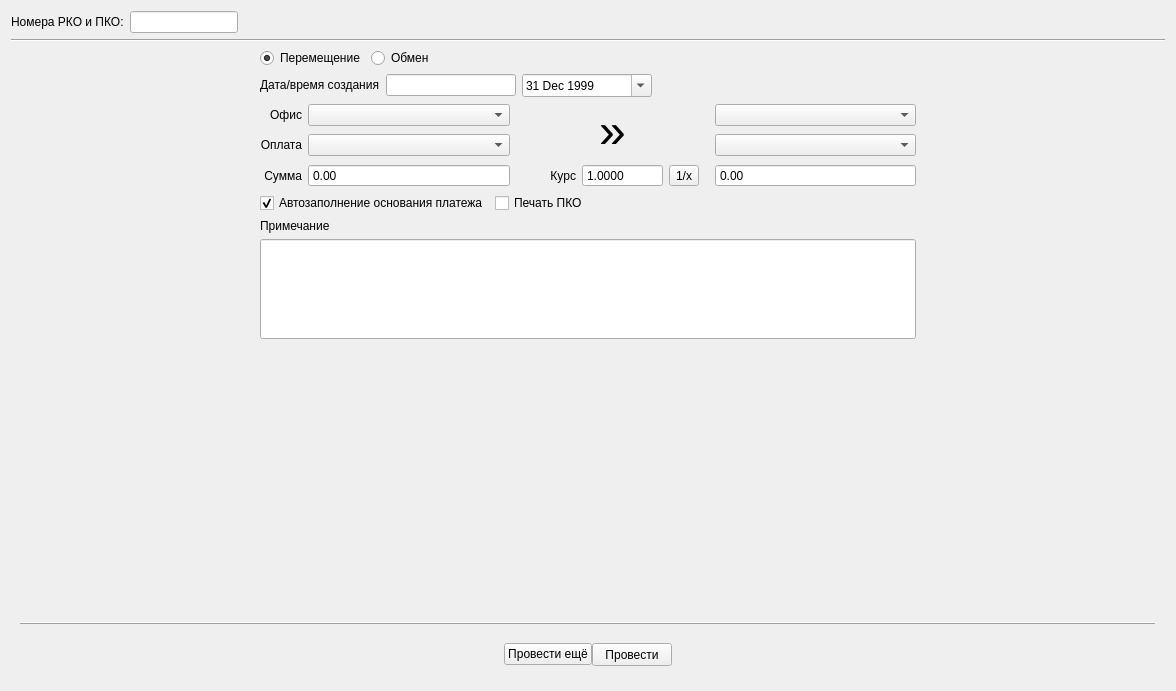
<?xml version="1.0" encoding="UTF-8"?>
<ui version="4.0">
 <class>tabCashMoveExch</class>
 <widget class="QWidget" name="tabCashMoveExch">
  <property name="geometry">
   <rect>
    <x>0</x>
    <y>0</y>
    <width>1176</width>
    <height>691</height>
   </rect>
  </property>
  <property name="windowTitle">
   <string>Form</string>
  </property>
  <property name="styleSheet">
   <string notr="true"/>
  </property>
  <layout class="QGridLayout" name="gridLayout_4">
   <item row="0" column="0">
    <layout class="QGridLayout" name="gridLayout_2">
     <item row="0" column="0" colspan="3">
      <layout class="QHBoxLayout" name="horizontalLayout_4">
       <item>
        <widget class="QLabel" name="labelOrderNum">
         <property name="sizePolicy">
          <sizepolicy hsizetype="Preferred" vsizetype="Fixed">
           <horstretch>0</horstretch>
           <verstretch>0</verstretch>
          </sizepolicy>
         </property>
         <property name="styleSheet">
          <string notr="true"/>
         </property>
         <property name="text">
          <string>Номера РКО и ПКО:</string>
         </property>
         <property name="margin">
          <number>3</number>
         </property>
         <property name="indent">
          <number>0</number>
         </property>
        </widget>
       </item>
       <item>
        <widget class="QLineEdit" name="lineEditOrderNum">
         <property name="sizePolicy">
          <sizepolicy hsizetype="Minimum" vsizetype="Fixed">
           <horstretch>0</horstretch>
           <verstretch>0</verstretch>
          </sizepolicy>
         </property>
         <property name="styleSheet">
          <string notr="true"/>
         </property>
         <property name="readOnly">
          <bool>true</bool>
         </property>
        </widget>
       </item>
       <item>
        <spacer name="horizontalSpacer_6">
         <property name="orientation">
          <enum>Qt::Horizontal</enum>
         </property>
         <property name="sizeHint" stdset="0">
          <size>
           <width>40</width>
           <height>20</height>
          </size>
         </property>
        </spacer>
       </item>
      </layout>
     </item>
     <item row="1" column="0" colspan="3">
      <widget class="Line" name="line_2">
       <property name="orientation">
        <enum>Qt::Horizontal</enum>
       </property>
      </widget>
     </item>
     <item row="2" column="1">
      <layout class="QHBoxLayout" name="horizontalLayout_3">
       <item>
        <widget class="QRadioButton" name="radioButtonMove">
         <property name="text">
          <string>Перемещение</string>
         </property>
         <property name="checked">
          <bool>true</bool>
         </property>
        </widget>
       </item>
       <item>
        <widget class="QRadioButton" name="radioButtonExchange">
         <property name="text">
          <string>Обмен</string>
         </property>
        </widget>
       </item>
       <item>
        <spacer name="horizontalSpacer_5">
         <property name="orientation">
          <enum>Qt::Horizontal</enum>
         </property>
         <property name="sizeType">
          <enum>QSizePolicy::MinimumExpanding</enum>
         </property>
         <property name="sizeHint" stdset="0">
          <size>
           <width>40</width>
           <height>20</height>
          </size>
         </property>
        </spacer>
       </item>
      </layout>
     </item>
     <item row="3" column="1">
      <layout class="QHBoxLayout" name="horizontalLayout">
       <item>
        <widget class="QLabel" name="labelDate">
         <property name="sizePolicy">
          <sizepolicy hsizetype="Preferred" vsizetype="Fixed">
           <horstretch>0</horstretch>
           <verstretch>0</verstretch>
          </sizepolicy>
         </property>
         <property name="text">
          <string>Дата/время создания</string>
         </property>
         <property name="margin">
          <number>0</number>
         </property>
         <property name="indent">
          <number>0</number>
         </property>
        </widget>
       </item>
       <item>
        <widget class="QLineEdit" name="lineEditDate">
         <property name="sizePolicy">
          <sizepolicy hsizetype="Fixed" vsizetype="Fixed">
           <horstretch>0</horstretch>
           <verstretch>0</verstretch>
          </sizepolicy>
         </property>
         <property name="minimumSize">
          <size>
           <width>130</width>
           <height>0</height>
          </size>
         </property>
         <property name="maximumSize">
          <size>
           <width>130</width>
           <height>16777215</height>
          </size>
         </property>
         <property name="readOnly">
          <bool>true</bool>
         </property>
        </widget>
       </item>
       <item>
        <widget class="QDateEdit" name="dateEdit">
         <property name="sizePolicy">
          <sizepolicy hsizetype="Fixed" vsizetype="Fixed">
           <horstretch>0</horstretch>
           <verstretch>0</verstretch>
          </sizepolicy>
         </property>
         <property name="minimumSize">
          <size>
           <width>130</width>
           <height>0</height>
          </size>
         </property>
         <property name="maximumSize">
          <size>
           <width>130</width>
           <height>16777215</height>
          </size>
         </property>
         <property name="frame">
          <bool>true</bool>
         </property>
         <property name="showGroupSeparator" stdset="0">
          <bool>false</bool>
         </property>
         <property name="dateTime">
          <datetime>
           <hour>21</hour>
           <minute>0</minute>
           <second>0</second>
           <year>1999</year>
           <month>12</month>
           <day>31</day>
          </datetime>
         </property>
         <property name="maximumDateTime">
          <datetime>
           <hour>20</hour>
           <minute>59</minute>
           <second>59</second>
           <year>2029</year>
           <month>12</month>
           <day>31</day>
          </datetime>
         </property>
         <property name="minimumDateTime">
          <datetime>
           <hour>21</hour>
           <minute>0</minute>
           <second>0</second>
           <year>1999</year>
           <month>12</month>
           <day>31</day>
          </datetime>
         </property>
         <property name="calendarPopup">
          <bool>true</bool>
         </property>
        </widget>
       </item>
       <item>
        <spacer name="horizontalSpacer_7">
         <property name="orientation">
          <enum>Qt::Horizontal</enum>
         </property>
         <property name="sizeHint" stdset="0">
          <size>
           <width>40</width>
           <height>20</height>
          </size>
         </property>
        </spacer>
       </item>
      </layout>
     </item>
     <item row="4" column="0">
      <spacer name="horizontalSpacer_4">
       <property name="orientation">
        <enum>Qt::Horizontal</enum>
       </property>
       <property name="sizeHint" stdset="0">
        <size>
         <width>238</width>
         <height>20</height>
        </size>
       </property>
      </spacer>
     </item>
     <item row="4" column="1">
      <layout class="QGridLayout" name="gridLayout" columnstretch="0,1,0,1">
       <item row="0" column="0">
        <widget class="QLabel" name="labelOffice">
         <property name="text">
          <string>Офис</string>
         </property>
         <property name="alignment">
          <set>Qt::AlignRight|Qt::AlignTrailing|Qt::AlignVCenter</set>
         </property>
        </widget>
       </item>
       <item row="0" column="1">
        <widget class="QComboBox" name="comboBoxSrcOffice">
         <property name="insertPolicy">
          <enum>QComboBox::NoInsert</enum>
         </property>
        </widget>
       </item>
       <item row="0" column="2" rowspan="2">
        <widget class="QLabel" name="label">
         <property name="sizePolicy">
          <sizepolicy hsizetype="Minimum" vsizetype="Expanding">
           <horstretch>0</horstretch>
           <verstretch>0</verstretch>
          </sizepolicy>
         </property>
         <property name="font">
          <font>
           <pointsize>36</pointsize>
           <kerning>true</kerning>
          </font>
         </property>
         <property name="text">
          <string>»</string>
         </property>
         <property name="textFormat">
          <enum>Qt::PlainText</enum>
         </property>
         <property name="scaledContents">
          <bool>false</bool>
         </property>
         <property name="alignment">
          <set>Qt::AlignCenter</set>
         </property>
         <property name="margin">
          <number>-8</number>
         </property>
         <property name="indent">
          <number>0</number>
         </property>
         <property name="textInteractionFlags">
          <set>Qt::NoTextInteraction</set>
         </property>
        </widget>
       </item>
       <item row="0" column="3">
        <widget class="QComboBox" name="comboBoxDstOffice">
         <property name="insertPolicy">
          <enum>QComboBox::NoInsert</enum>
         </property>
        </widget>
       </item>
       <item row="1" column="0">
        <widget class="QLabel" name="labelPaymentAccount">
         <property name="sizePolicy">
          <sizepolicy hsizetype="Preferred" vsizetype="Fixed">
           <horstretch>0</horstretch>
           <verstretch>0</verstretch>
          </sizepolicy>
         </property>
         <property name="text">
          <string>Оплата</string>
         </property>
         <property name="alignment">
          <set>Qt::AlignRight|Qt::AlignTrailing|Qt::AlignVCenter</set>
         </property>
         <property name="margin">
          <number>0</number>
         </property>
         <property name="indent">
          <number>0</number>
         </property>
        </widget>
       </item>
       <item row="1" column="1">
        <widget class="QComboBox" name="comboBoxSrcPaymentAccount">
         <property name="insertPolicy">
          <enum>QComboBox::NoInsert</enum>
         </property>
        </widget>
       </item>
       <item row="1" column="3">
        <widget class="QComboBox" name="comboBoxDstPaymentAccount">
         <property name="insertPolicy">
          <enum>QComboBox::NoInsert</enum>
         </property>
        </widget>
       </item>
       <item row="2" column="0">
        <widget class="QLabel" name="labelSumm">
         <property name="text">
          <string>Сумма</string>
         </property>
         <property name="alignment">
          <set>Qt::AlignRight|Qt::AlignTrailing|Qt::AlignVCenter</set>
         </property>
        </widget>
       </item>
       <item row="2" column="1">
        <widget class="SDoubleSpinBox" name="doubleSpinBoxSrcAmount">
         <property name="sizePolicy">
          <sizepolicy hsizetype="Minimum" vsizetype="Fixed">
           <horstretch>0</horstretch>
           <verstretch>0</verstretch>
          </sizepolicy>
         </property>
         <property name="buttonSymbols">
          <enum>QAbstractSpinBox::NoButtons</enum>
         </property>
         <property name="specialValueText">
          <string notr="true"/>
         </property>
         <property name="correctionMode">
          <enum>QAbstractSpinBox::CorrectToNearestValue</enum>
         </property>
         <property name="keyboardTracking">
          <bool>true</bool>
         </property>
         <property name="prefix">
          <string notr="true"/>
         </property>
         <property name="suffix">
          <string notr="true"/>
         </property>
         <property name="maximum">
          <double>9999999.990000000223517</double>
         </property>
         <property name="stepType">
          <enum>QAbstractSpinBox::AdaptiveDecimalStepType</enum>
         </property>
        </widget>
       </item>
       <item row="2" column="2">
        <layout class="QHBoxLayout" name="horizontalLayout_2" stretch="0,0,0,0">
         <item>
          <widget class="QLabel" name="labelCharge">
           <property name="sizePolicy">
            <sizepolicy hsizetype="Fixed" vsizetype="Preferred">
             <horstretch>0</horstretch>
             <verstretch>0</verstretch>
            </sizepolicy>
           </property>
           <property name="minimumSize">
            <size>
             <width>60</width>
             <height>0</height>
            </size>
           </property>
           <property name="text">
            <string>Курс</string>
           </property>
           <property name="alignment">
            <set>Qt::AlignRight|Qt::AlignTrailing|Qt::AlignVCenter</set>
           </property>
          </widget>
         </item>
         <item>
          <widget class="SDoubleSpinBox" name="doubleSpinBoxCharge">
           <property name="sizePolicy">
            <sizepolicy hsizetype="Fixed" vsizetype="Fixed">
             <horstretch>0</horstretch>
             <verstretch>0</verstretch>
            </sizepolicy>
           </property>
           <property name="buttonSymbols">
            <enum>QAbstractSpinBox::NoButtons</enum>
           </property>
           <property name="specialValueText">
            <string notr="true"/>
           </property>
           <property name="correctionMode">
            <enum>QAbstractSpinBox::CorrectToNearestValue</enum>
           </property>
           <property name="keyboardTracking">
            <bool>true</bool>
           </property>
           <property name="prefix">
            <string notr="true"/>
           </property>
           <property name="suffix">
            <string notr="true"/>
           </property>
           <property name="decimals">
            <number>4</number>
           </property>
           <property name="maximum">
            <double>9999999.990000000223517</double>
           </property>
           <property name="stepType">
            <enum>QAbstractSpinBox::AdaptiveDecimalStepType</enum>
           </property>
           <property name="value">
            <double>1.000000000000000</double>
           </property>
          </widget>
         </item>
         <item>
          <widget class="QToolButton" name="toolButtonFlipCurrency">
           <property name="minimumSize">
            <size>
             <width>21</width>
             <height>21</height>
            </size>
           </property>
           <property name="sizeIncrement">
            <size>
             <width>1</width>
             <height>1</height>
            </size>
           </property>
           <property name="text">
            <string>1/x</string>
           </property>
          </widget>
         </item>
         <item>
          <spacer name="horizontalSpacer_9">
           <property name="orientation">
            <enum>Qt::Horizontal</enum>
           </property>
           <property name="sizeType">
            <enum>QSizePolicy::MinimumExpanding</enum>
           </property>
           <property name="sizeHint" stdset="0">
            <size>
             <width>10</width>
             <height>20</height>
            </size>
           </property>
          </spacer>
         </item>
        </layout>
       </item>
       <item row="2" column="3">
        <widget class="SDoubleSpinBox" name="doubleSpinBoxDstAmount">
         <property name="sizePolicy">
          <sizepolicy hsizetype="Minimum" vsizetype="Fixed">
           <horstretch>0</horstretch>
           <verstretch>0</verstretch>
          </sizepolicy>
         </property>
         <property name="buttonSymbols">
          <enum>QAbstractSpinBox::NoButtons</enum>
         </property>
         <property name="specialValueText">
          <string notr="true"/>
         </property>
         <property name="correctionMode">
          <enum>QAbstractSpinBox::CorrectToNearestValue</enum>
         </property>
         <property name="keyboardTracking">
          <bool>true</bool>
         </property>
         <property name="prefix">
          <string notr="true"/>
         </property>
         <property name="suffix">
          <string notr="true"/>
         </property>
         <property name="maximum">
          <double>9999999.990000000223517</double>
         </property>
         <property name="stepType">
          <enum>QAbstractSpinBox::AdaptiveDecimalStepType</enum>
         </property>
        </widget>
       </item>
      </layout>
     </item>
     <item row="4" column="2">
      <spacer name="horizontalSpacer_3">
       <property name="orientation">
        <enum>Qt::Horizontal</enum>
       </property>
       <property name="sizeHint" stdset="0">
        <size>
         <width>240</width>
         <height>18</height>
        </size>
       </property>
      </spacer>
     </item>
     <item row="5" column="1">
      <layout class="QHBoxLayout" name="horizontalLayout_5">
       <item>
        <widget class="QCheckBox" name="checkBoxAutoReason">
         <property name="text">
          <string>Автозаполнение основания платежа</string>
         </property>
         <property name="checked">
          <bool>true</bool>
         </property>
        </widget>
       </item>
       <item>
        <widget class="QCheckBox" name="checkBoxPrintCheck">
         <property name="text">
          <string>Печать ПКО</string>
         </property>
        </widget>
       </item>
       <item>
        <spacer name="horizontalSpacer">
         <property name="orientation">
          <enum>Qt::Horizontal</enum>
         </property>
         <property name="sizeHint" stdset="0">
          <size>
           <width>328</width>
           <height>20</height>
          </size>
         </property>
        </spacer>
       </item>
      </layout>
     </item>
     <item row="6" column="1">
      <layout class="QVBoxLayout" name="verticalLayout_2">
       <item>
        <widget class="QLabel" name="labelComment">
         <property name="text">
          <string>Примечание</string>
         </property>
        </widget>
       </item>
       <item>
        <widget class="QLineEdit" name="lineEditReason">
         <property name="minimumSize">
          <size>
           <width>0</width>
           <height>100</height>
          </size>
         </property>
         <property name="alignment">
          <set>Qt::AlignLeading|Qt::AlignLeft|Qt::AlignTop</set>
         </property>
        </widget>
       </item>
      </layout>
     </item>
     <item row="7" column="1">
      <spacer name="verticalSpacer">
       <property name="orientation">
        <enum>Qt::Vertical</enum>
       </property>
       <property name="sizeHint" stdset="0">
        <size>
         <width>20</width>
         <height>228</height>
        </size>
       </property>
      </spacer>
     </item>
    </layout>
   </item>
   <item row="1" column="0">
    <widget class="QWidget" name="botToolbar" native="true">
     <property name="minimumSize">
      <size>
       <width>0</width>
       <height>70</height>
      </size>
     </property>
     <property name="contextMenuPolicy">
      <enum>Qt::NoContextMenu</enum>
     </property>
     <layout class="QGridLayout" name="gridLayout_5" rowstretch="0,0" rowminimumheight="0,0">
      <property name="verticalSpacing">
       <number>15</number>
      </property>
      <item row="0" column="0">
       <widget class="QFrame" name="frame">
        <property name="frameShape">
         <enum>QFrame::HLine</enum>
        </property>
        <property name="frameShadow">
         <enum>QFrame::Raised</enum>
        </property>
       </widget>
      </item>
      <item row="1" column="0">
       <layout class="QGridLayout" name="gridLayout_3" columnstretch="0,1,0,1,0" rowminimumheight="0" columnminimumwidth="0,0,0,0,0">
        <property name="sizeConstraint">
         <enum>QLayout::SetMinimumSize</enum>
        </property>
        <item row="0" column="0">
         <layout class="QGridLayout" name="LeftGridLayout_2" columnstretch="0">
          <property name="sizeConstraint">
           <enum>QLayout::SetDefaultConstraint</enum>
          </property>
         </layout>
        </item>
        <item row="0" column="2">
         <layout class="QGridLayout" name="CentralGridLayout_2">
          <property name="sizeConstraint">
           <enum>QLayout::SetDefaultConstraint</enum>
          </property>
          <item row="0" column="0">
           <widget class="QPushButton" name="buttonSaveMore">
            <property name="text">
             <string>Провести ещё</string>
            </property>
           </widget>
          </item>
          <item row="0" column="1">
           <widget class="QPushButton" name="buttonSave">
            <property name="enabled">
             <bool>true</bool>
            </property>
            <property name="sizePolicy">
             <sizepolicy hsizetype="Minimum" vsizetype="Fixed">
              <horstretch>0</horstretch>
              <verstretch>0</verstretch>
             </sizepolicy>
            </property>
            <property name="minimumSize">
             <size>
              <width>0</width>
              <height>23</height>
             </size>
            </property>
            <property name="text">
             <string>Провести</string>
            </property>
           </widget>
          </item>
          <item row="0" column="2">
           <widget class="QWidget" name="dummyWidget" native="true">
            <property name="minimumSize">
             <size>
              <width>1</width>
              <height>0</height>
             </size>
            </property>
            <property name="maximumSize">
             <size>
              <width>16777215</width>
              <height>23</height>
             </size>
            </property>
           </widget>
          </item>
         </layout>
        </item>
        <item row="0" column="1">
         <spacer name="horizontalSpacer_1">
          <property name="orientation">
           <enum>Qt::Horizontal</enum>
          </property>
          <property name="sizeType">
           <enum>QSizePolicy::MinimumExpanding</enum>
          </property>
          <property name="sizeHint" stdset="0">
           <size>
            <width>70</width>
            <height>20</height>
           </size>
          </property>
         </spacer>
        </item>
        <item row="0" column="3">
         <spacer name="horizontalSpacer_2">
          <property name="orientation">
           <enum>Qt::Horizontal</enum>
          </property>
          <property name="sizeType">
           <enum>QSizePolicy::Expanding</enum>
          </property>
          <property name="sizeHint" stdset="0">
           <size>
            <width>70</width>
            <height>20</height>
           </size>
          </property>
         </spacer>
        </item>
        <item row="0" column="4">
         <layout class="QGridLayout" name="RightGridLayout_2">
          <property name="sizeConstraint">
           <enum>QLayout::SetDefaultConstraint</enum>
          </property>
         </layout>
        </item>
       </layout>
      </item>
     </layout>
    </widget>
   </item>
  </layout>
 </widget>
 <customwidgets>
  <customwidget>
   <class>SDoubleSpinBox</class>
   <extends>QDoubleSpinBox</extends>
   <header location="global">SDoubleSpinBox</header>
  </customwidget>
 </customwidgets>
 <tabstops>
  <tabstop>radioButtonMove</tabstop>
  <tabstop>radioButtonExchange</tabstop>
  <tabstop>dateEdit</tabstop>
  <tabstop>comboBoxSrcOffice</tabstop>
  <tabstop>comboBoxDstOffice</tabstop>
  <tabstop>comboBoxSrcPaymentAccount</tabstop>
  <tabstop>comboBoxDstPaymentAccount</tabstop>
  <tabstop>doubleSpinBoxSrcAmount</tabstop>
  <tabstop>doubleSpinBoxCharge</tabstop>
  <tabstop>toolButtonFlipCurrency</tabstop>
  <tabstop>doubleSpinBoxDstAmount</tabstop>
  <tabstop>checkBoxAutoReason</tabstop>
  <tabstop>checkBoxPrintCheck</tabstop>
  <tabstop>lineEditReason</tabstop>
  <tabstop>buttonSave</tabstop>
  <tabstop>buttonSaveMore</tabstop>
  <tabstop>lineEditOrderNum</tabstop>
  <tabstop>lineEditDate</tabstop>
 </tabstops>
 <resources/>
 <connections>
  <connection>
   <sender>buttonSave</sender>
   <signal>clicked()</signal>
   <receiver>tabCashMoveExch</receiver>
   <slot>buttonSaveClicked()</slot>
   <hints>
    <hint type="sourcelabel">
     <x>625</x>
     <y>666</y>
    </hint>
    <hint type="destinationlabel">
     <x>700</x>
     <y>674</y>
    </hint>
   </hints>
  </connection>
  <connection>
   <sender>dateEdit</sender>
   <signal>dateChanged(QDate)</signal>
   <receiver>tabCashMoveExch</receiver>
   <slot>dateChanged(QDate)</slot>
   <hints>
    <hint type="sourcelabel">
     <x>605</x>
     <y>95</y>
    </hint>
    <hint type="destinationlabel">
     <x>1171</x>
     <y>113</y>
    </hint>
   </hints>
  </connection>
  <connection>
   <sender>checkBoxAutoReason</sender>
   <signal>stateChanged(int)</signal>
   <receiver>tabCashMoveExch</receiver>
   <slot>autoReasonEnabled(int)</slot>
   <hints>
    <hint type="sourcelabel">
     <x>470</x>
     <y>201</y>
    </hint>
    <hint type="destinationlabel">
     <x>1173</x>
     <y>265</y>
    </hint>
   </hints>
  </connection>
  <connection>
   <sender>doubleSpinBoxSrcAmount</sender>
   <signal>valueChanged(double)</signal>
   <receiver>tabCashMoveExch</receiver>
   <slot>srcAmountChanged(double)</slot>
   <hints>
    <hint type="sourcelabel">
     <x>504</x>
     <y>175</y>
    </hint>
    <hint type="destinationlabel">
     <x>1171</x>
     <y>231</y>
    </hint>
   </hints>
  </connection>
  <connection>
   <sender>lineEditReason</sender>
   <signal>textEdited(QString)</signal>
   <receiver>tabCashMoveExch</receiver>
   <slot>reasonEdited(QString)</slot>
   <hints>
    <hint type="sourcelabel">
     <x>914</x>
     <y>330</y>
    </hint>
    <hint type="destinationlabel">
     <x>1172</x>
     <y>546</y>
    </hint>
   </hints>
  </connection>
  <connection>
   <sender>buttonSaveMore</sender>
   <signal>clicked()</signal>
   <receiver>tabCashMoveExch</receiver>
   <slot>buttonSaveMoreClicked()</slot>
   <hints>
    <hint type="sourcelabel">
     <x>537</x>
     <y>657</y>
    </hint>
    <hint type="destinationlabel">
     <x>616</x>
     <y>684</y>
    </hint>
   </hints>
  </connection>
  <connection>
   <sender>doubleSpinBoxDstAmount</sender>
   <signal>valueChanged(double)</signal>
   <receiver>tabCashMoveExch</receiver>
   <slot>dstAmountChanged(double)</slot>
   <hints>
    <hint type="sourcelabel">
     <x>914</x>
     <y>175</y>
    </hint>
    <hint type="destinationlabel">
     <x>1172</x>
     <y>193</y>
    </hint>
   </hints>
  </connection>
  <connection>
   <sender>doubleSpinBoxCharge</sender>
   <signal>valueChanged(double)</signal>
   <receiver>tabCashMoveExch</receiver>
   <slot>chargeChanged(double)</slot>
   <hints>
    <hint type="sourcelabel">
     <x>664</x>
     <y>174</y>
    </hint>
    <hint type="destinationlabel">
     <x>1172</x>
     <y>162</y>
    </hint>
   </hints>
  </connection>
  <connection>
   <sender>radioButtonMove</sender>
   <signal>toggled(bool)</signal>
   <receiver>tabCashMoveExch</receiver>
   <slot>operationTypeChanged(bool)</slot>
   <hints>
    <hint type="sourcelabel">
     <x>313</x>
     <y>53</y>
    </hint>
    <hint type="destinationlabel">
     <x>1173</x>
     <y>53</y>
    </hint>
   </hints>
  </connection>
  <connection>
   <sender>radioButtonExchange</sender>
   <signal>toggled(bool)</signal>
   <receiver>tabCashMoveExch</receiver>
   <slot>operationTypeChanged(bool)</slot>
   <hints>
    <hint type="sourcelabel">
     <x>391</x>
     <y>60</y>
    </hint>
    <hint type="destinationlabel">
     <x>1172</x>
     <y>80</y>
    </hint>
   </hints>
  </connection>
  <connection>
   <sender>toolButtonFlipCurrency</sender>
   <signal>clicked()</signal>
   <receiver>tabCashMoveExch</receiver>
   <slot>flipCurrency()</slot>
   <hints>
    <hint type="sourcelabel">
     <x>691</x>
     <y>174</y>
    </hint>
    <hint type="destinationlabel">
     <x>1172</x>
     <y>301</y>
    </hint>
   </hints>
  </connection>
  <connection>
   <sender>doubleSpinBoxCharge</sender>
   <signal>editingFinished()</signal>
   <receiver>tabCashMoveExch</receiver>
   <slot>chargeChanged()</slot>
   <hints>
    <hint type="sourcelabel">
     <x>657</x>
     <y>172</y>
    </hint>
    <hint type="destinationlabel">
     <x>1172</x>
     <y>144</y>
    </hint>
   </hints>
  </connection>
 </connections>
 <slots>
  <slot>findClientByLastname(QString)</slot>
  <slot>clientMatchTableDoubleClicked(QModelIndex)</slot>
  <slot>buttonSaveClicked()</slot>
  <slot>buttonPrintClicked()</slot>
  <slot>paymentSystemChanged(int)</slot>
  <slot>dateChanged(QDate)</slot>
  <slot>buttonOpenDocClicked()</slot>
  <slot>orderTypeChanged(int)</slot>
  <slot>srcAmountChanged(QString)</slot>
  <slot>autoReasonEnabled(int)</slot>
  <slot>buttonRevertClicked()</slot>
  <slot>srcAmountChanged(double)</slot>
  <slot>reasonEdited(QString)</slot>
  <slot>applyPaymentSystem()</slot>
  <slot>buttonSaveMoreClicked()</slot>
  <slot>dstAmountChanged(double)</slot>
  <slot>chargeChanged(double)</slot>
  <slot>operationTypeChanged(bool)</slot>
  <slot>flipCurrency()</slot>
  <slot>chargeChanged()</slot>
 </slots>
</ui>
